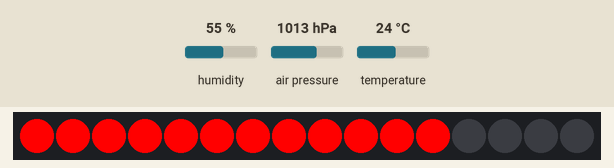
Simulated run of this sketch. Board: Arduino Mega 2560, built with avr-gcc and run on an emulated ATmega2560. Shown: 16 RGB LEDs in strip order, left to right. The test bench sets the inputs (shaded band); at power-on: humidity 55 %, air pressure 1013 hPa, temperature 24 °C.

Above: at 0.1 s.
At 5.1 s:
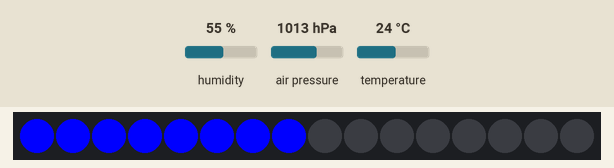
At 10.1 s:
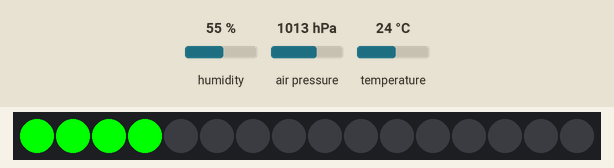

The sketch:

Ledrgb.ino
```cpp
#include <Wire.h>
#include <Adafruit_Sensor.h>
#include <Adafruit_BME280.h>
#include <Adafruit_NeoPixel.h>

#define PIN            23
#define NUMPIXELS      16

Adafruit_BME280 bme;
Adafruit_NeoPixel pixels(NUMPIXELS, PIN, NEO_GRB + NEO_KHZ800);

void setup() {
  Serial.begin(9600);
  Wire.begin();

  if (!bme.begin(0x76)) {
    Serial.println("Could not find a valid BME280 sensor, check wiring!");
    while (1);
  }

  pixels.begin();
}

void loop() {
  float temperature = bme.readTemperature();
  float humidity = bme.readHumidity();
  float pressure = bme.readPressure() / 100.0F;

  displayBarGraph(map(temperature, 0, 30, 0, NUMPIXELS), pixels.Color(255, 0, 0)); // Red for temperature
  delay(5000); // Wait for 5 seconds

  displayBarGraph(map(humidity, 0, 100, 0, NUMPIXELS), pixels.Color(0, 0, 255)); // Blue for humidity
  delay(5000); // Wait for 5 seconds

  displayBarGraph(map(pressure, 950, 1200, 0, NUMPIXELS), pixels.Color(0, 255, 0)); // Green for pressure
  delay(5000); // Wait for 5 seconds
}

void displayBarGraph(int pixelsToLight, uint32_t color) {
  pixels.clear();

  for(int i=0; i<pixelsToLight; i++)
    pixels.setPixelColor(i, color);

  pixels.show();
}
```

Measured:
- by itself, everything shown: repeats every 15.0 s, in 3 steps
- what the display in image 1 shows lasts 5.0 s, from 5.0 s to 10.0 s
